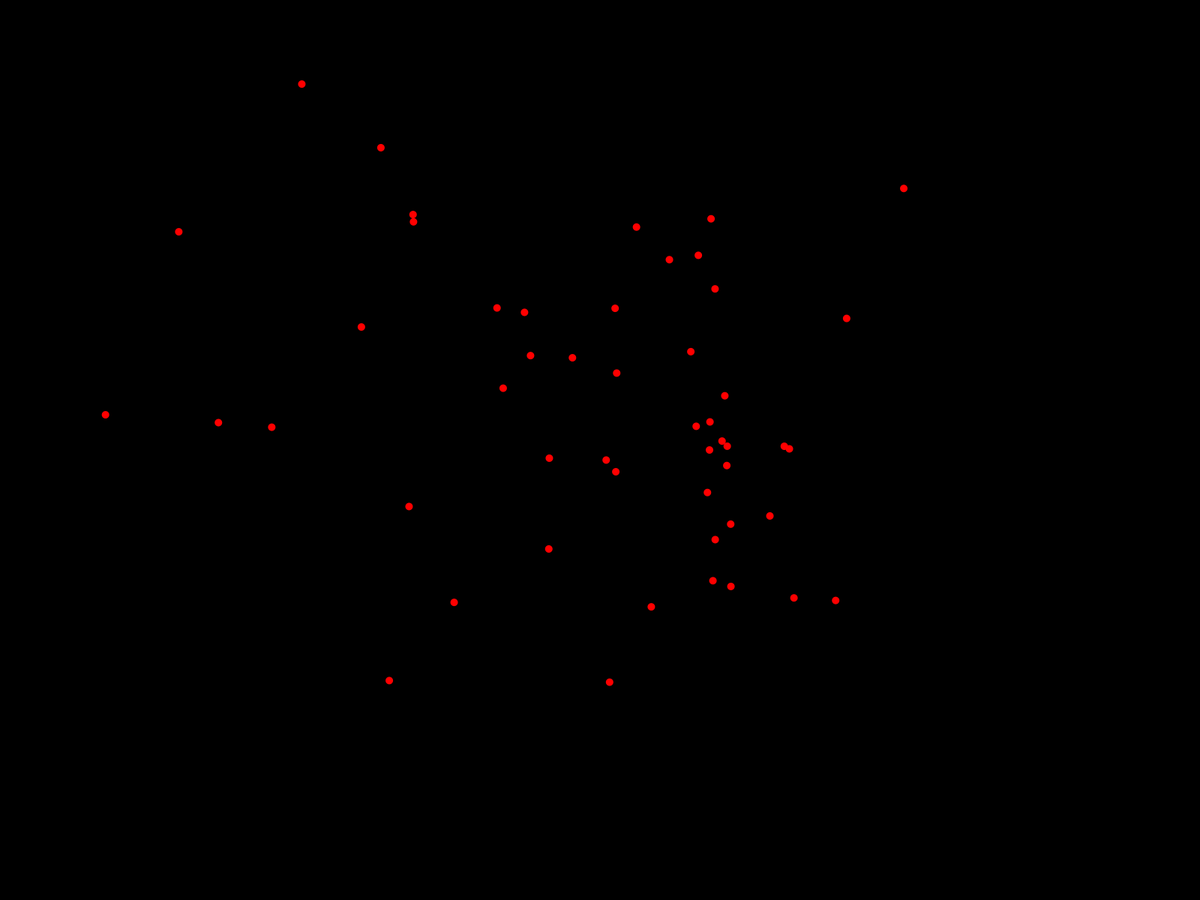
Frame 1 (no input)
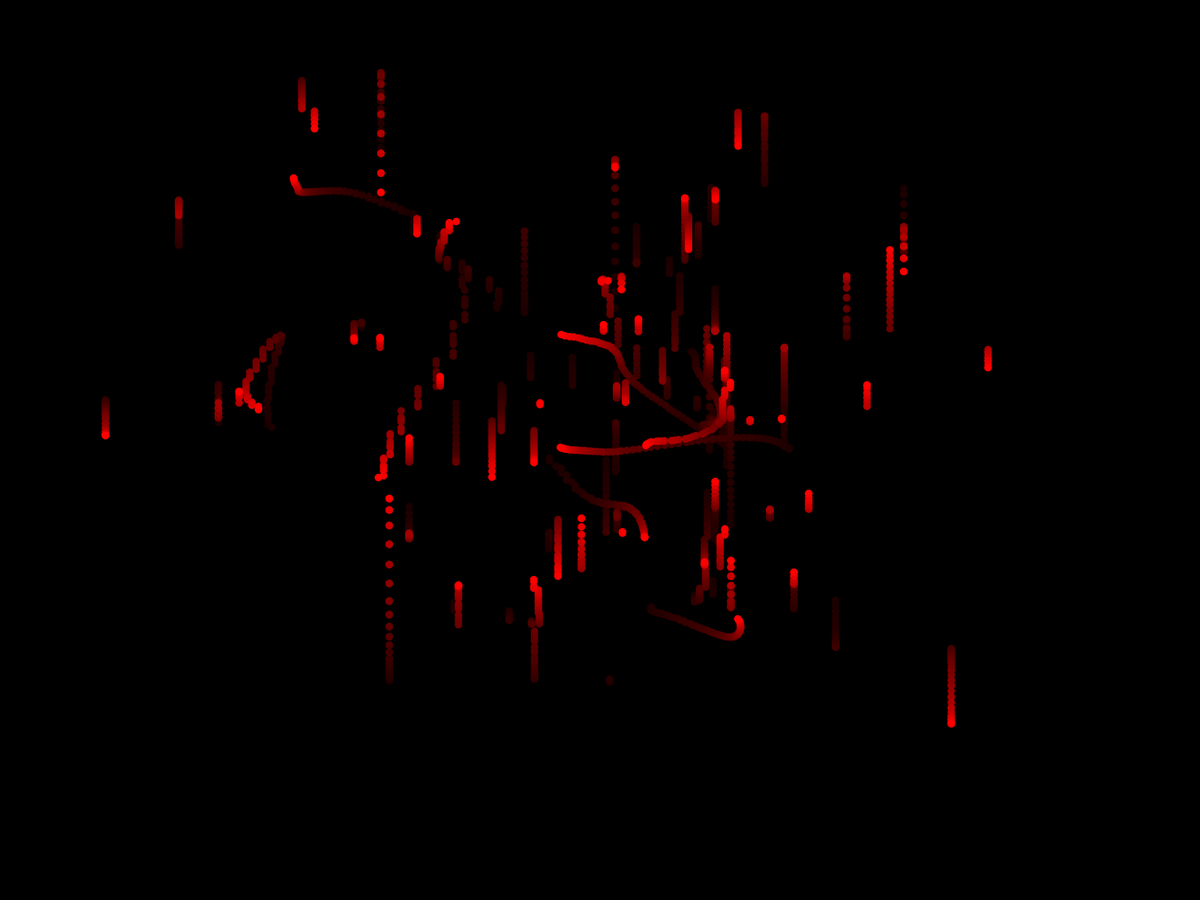
Frame 60 (the mouse pressed at the canvas centre just before this capture)
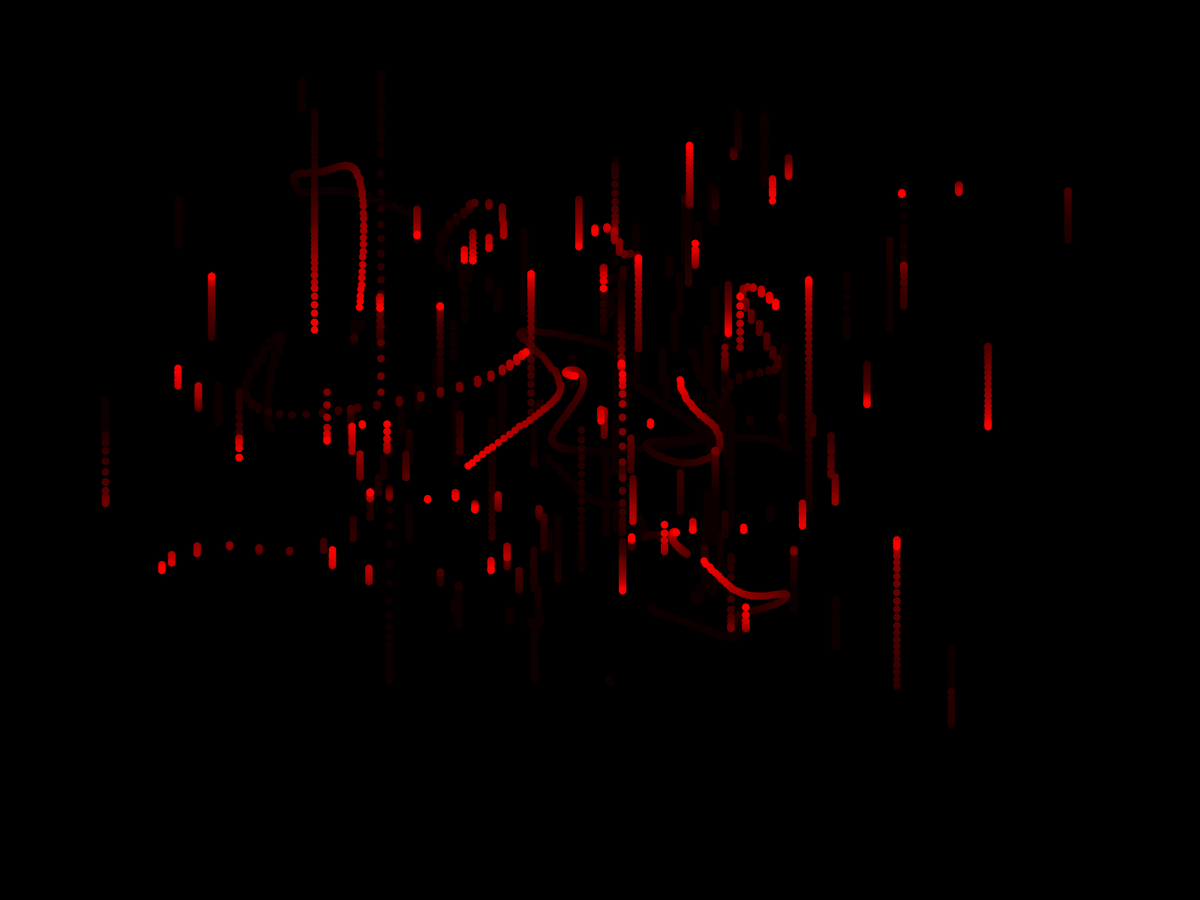
Frame 120 (the mouse held since frame 60 and released just before this capture)

The Processing sketch that drew these frames (run headless with seeded random() and noise(); from frame 60 on, the mouse is pressed at the canvas centre):

// Processing sketch: sketch_190620a
// ── sketch_190620a.pde


float frequency = .005;
float noiseInterval = PI;
void setup(){
  //size(800,800);  
  fullScreen();
    background(0,0,0);
  
}


void draw(){
  //clear();
  fill(0,0,0,10);
  rect(0,0,width,height);
  for(int i=0; i < 50; i++){
    //for(int j=0; j < 500; j++){
      fill(255,0,0);
      noStroke();
      ellipse(getWormX(width*(i*i)),getWormY(height*i),10,10);
    //}
  }
  
  
}




    void makeMagical() {
        fill( 0, 0, 0, 10 );
        rect(0, 0, width, height);
        noStroke();
    }

    float getWormX(int i) {
        return map(noise(i*noiseInterval + frameCount * frequency), 0, 1, 0, width);
    }

    float getWormY(int i) {
        return map(noise(i*noiseInterval+1 + frameCount * frequency), 0, 1, 0, height);
    }    
